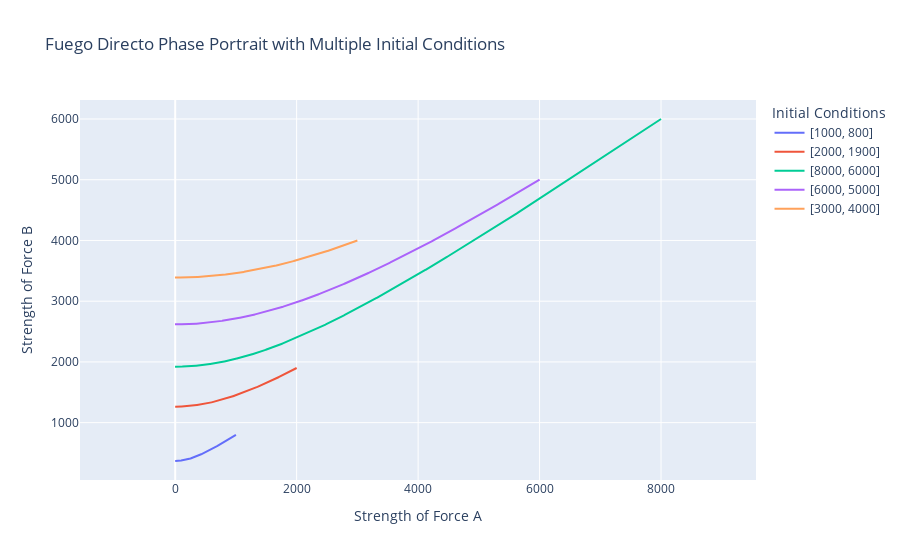

Notebook code cell kept with this figure:
### Code cell
import numpy as np
import plotly.graph_objs as go
from scipy.integrate import odeint

def retrato_artilleria(uinits,r_func, max_time=20):
    # Time values
    t_values = np.linspace(0, max_time, 1000000)

    # Create a Plotly figure
    fig = go.Figure()

    # Solve the system and add traces for each set of initial conditions
    for uinit in uinits:
        # odeint(batalla_con_refuerzos, y0, t, args=(alpha, beta, r_func))
        u = odeint(batalla_con_artilleria, uinit, t_values,args=(alpha, beta, r_func))
        a_values = u[:, 0]
        b_values = u[:, 1]
        for i in range(len(t_values)):
            if a_values[i] <= 0 or b_values[i] <= 0:
                tiempo_final = t_values[i]
                a_values = a_values[0:i + 1]
                b_values = b_values[0:i + 1]
                break
        fig.add_trace(go.Scatter(x=a_values, y=b_values, mode='lines', name=str(uinit)))

    # Update the layout to set the same scale for both axes
    fig.update_layout(
        xaxis=dict(scaleanchor="y", scaleratio=1),
        yaxis=dict(scaleanchor="x", scaleratio=1),
        xaxis_title='Strength of Force A',
        yaxis_title='Strength of Force B',
        title='Fuego Directo Phase Portrait with Multiple Initial Conditions',
        legend_title='Initial Conditions'
    )

    # Show the plot
    fig.show()

# Initial conditions
uinits = [[1000, 800], [2000, 1900], [8000, 6000],[6000,5000],[3000,4000]]

# Call the function to plot the phase portrait
retrato_artilleria(uinits,funciones_artilleria)

### Figure 1 — Plotly figure (JSON) as saved in the notebook; plotly's stock layout.template omitted (floating-point values rounded to 4 significant figures; data arrays with more than 128 entries replaced by an {"elided": "..."} marker saying what was removed)
{"data": [{"mode": "lines", "name": "[1000, 800]", "type": "scatter", "x": {"elided": "1531 float values"}, "y": {"elided": "1531 float values"}}, {"mode": "lines", "name": "[2000, 1900]", "type": "scatter", "x": {"elided": "1075 float values"}, "y": {"elided": "1075 float values"}}, {"mode": "lines", "name": "[8000, 6000]", "type": "scatter", "x": {"elided": "1918 float values"}, "y": {"elided": "1918 float values"}}, {"mode": "lines", "name": "[6000, 5000]", "type": "scatter", "x": {"elided": "1383 float values"}, "y": {"elided": "1383 float values"}}, {"mode": "lines", "name": "[3000, 4000]", "type": "scatter", "x": {"elided": "675 float values"}, "y": {"elided": "675 float values"}}], "layout": {"legend": {"title": {"text": "Initial Conditions"}}, "title": {"text": "Fuego Directo Phase Portrait with Multiple Initial Conditions"}, "xaxis": {"scaleanchor": "y", "scaleratio": 1, "title": {"text": "Strength of Force A"}}, "yaxis": {"scaleanchor": "x", "scaleratio": 1, "title": {"text": "Strength of Force B"}}}}
